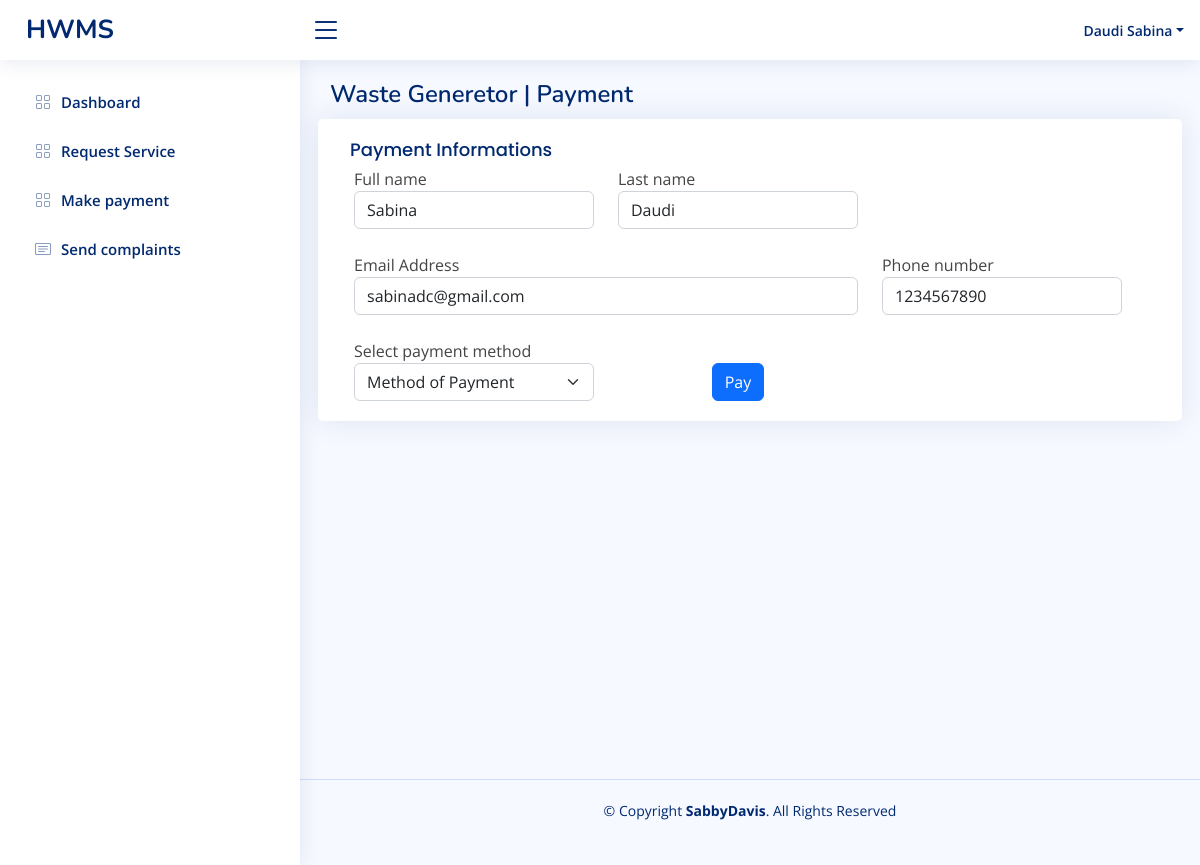
/wastegenerator/payment.php (signed in), run on the app's committed database.
### tables this page shows
CREATE TABLE IF NOT EXISTS `users` (
  `user_id` int NOT NULL AUTO_INCREMENT,
  `fname` varchar(100) NOT NULL,
  `lname` varchar(100) NOT NULL,
  `email` varchar(100) NOT NULL,
  `password` varchar(255) NOT NULL DEFAULT '$2y$10$9nynCknZcZ/IgqjGDsIog.LIux8bWUsGW6ZMW5t.SkREPcNv5zlXi',
  `address_id` int NOT NULL,
  `contact` varchar(50) NOT NULL,
  `status` int NOT NULL DEFAULT '4',
  `role_id` int NOT NULL DEFAULT '1',
  PRIMARY KEY (`user_id`),
  KEY `role_id` (`role_id`),
  KEY `address_id` (`address_id`),
  KEY `status` (`status`)
);

### wastegenerator/payment.php (the view, shortened to what this page needs)
<?php
require_once('../app/connection.php');
$user_id = $_SESSION['id'];
if (empty($user_id)) {
  header('location:../index.php');
} else {
  $query = "select * from users where user_id =$user_id ";
  $send = mysqli_query($con, $query);
  $rows = mysqli_fetch_assoc($send);
}
?>
<!DOCTYPE html>
<html lang="en">
<head>
  <link href="../assets/vendor/bootstrap/css/bootstrap.min.css" rel="stylesheet">
  <link href="../assets/vendor/bootstrap-icons/bootstrap-icons.css" rel="stylesheet">
  <link href="../assets/vendor/boxicons/css/boxicons.min.css" rel="stylesheet">
  <link href="../assets/vendor/quill/quill.snow.css" rel="stylesheet">
  <link href="../assets/vendor/quill/quill.bubble.css" rel="stylesheet">
  <link href="../assets/vendor/remixicon/remixicon.css" rel="stylesheet">
  <link href="../assets/vendor/simple-datatables/style.css" rel="stylesheet">
  <link href="../assets/css/style.css" rel="stylesheet">
</head>
<body>
  <header id="header" class="header fixed-top d-flex align-items-center">
    <div class="d-flex align-items-center justify-content-between">
      <a href="index.html" class="logo d-flex align-items-center">
        <span class="d-none d-lg-block">HWMS</span>
      </a>
      <i class="bi bi-list toggle-sidebar-btn"></i>
    </div>
    <nav class="header-nav ms-auto">
      <ul class="d-flex align-items-center">
        <li class="nav-item dropdown pe-3">
          <a class="nav-link nav-profile d-flex align-items-center pe-0" href="#" data-bs-toggle="dropdown">
            <span class="d-none d-md-block dropdown-toggle ps-2"> <?php echo $rows['lname'] . " " . $rows['fname']; ?></span>
          </a>
        </li>
      </ul>
    </nav>
  </header>
  <aside id="sidebar" class="sidebar">
    <ul class="sidebar-nav" id="sidebar-nav">
      <li class="nav-item">
        <a class="nav-link collapsed" href="wastegeneratorDashboard.php">
          <i class="bi bi-grid"></i>
          <span>Dashboard</span>
        </a>
      </li>
      <li class="nav-item">
        <a class="nav-link collapsed" href="request.php">
          <i class="bi bi-grid"></i>
          <span>Request Service</span>
        </a>
      </li>
      <li class="nav-item">
        <a class="nav-link collapsed" href="payment.php">
          <i class="bi bi-grid"></i>
          <span>Make payment</span>
        </a>
      </li>
      <li class="nav-item">
        <a class="nav-link collapsed" href="complaints.php">
          <i class="bi bi-card-text"></i>
          <span>Send complaints</span>
        </a>
      </li>
    </ul>
  </aside>
  <main id="main" class="main">
    <div class="pagetitle">
      <h1>Waste Generetor | Payment</h1>
    </div>
    <section class="section" style="height: 80vh;">
      <div class="row">
        <div class="card">
          <div class="card-body">
            <h5 class="card-title">Payment Informations</h5>
            <form class="row g-3">
              <div class="row">
                <div class="col-md-4">
                  <label for="">Full name</label>
                  <input type="text" class="form-control" value="<?php echo $rows['fname'] ?>" readonly>
                </div>
                <div class="col-md-4">
                  <label for="">Last name</label>
                  <input type="text" class="form-control" value="<?php echo $rows['lname']; ?>" readonly>
                </div>
              </div>
              <div class="row mt-4">
                <div class="col-md-8">
                  <label for="">Email Address</label>
                  <input type="email" class="form-control" placeholder="" value="<?php echo $rows['email']; ?>" readonly>
                </div>
                <div class="col-md-4">
                  <label for="">Phone number</label>
                  <input type="text" class="form-control" placeholder="" value="<?php echo $rows['contact']; ?>">
                </div>
              </div>
              <div class="row mt-4">
              <div class="col-md-4">
                <label for="">Select payment method</label>
                <select id="inputState" class="form-select">
                  <option selected>Method of Payment</option>
                </select>
              </div>
              <div class="text-center col-md-4 mt-4">
                <button type="submit" class="btn btn-primary">Pay</button>
              </div>
              </div>
            </form>
          </div>
        </div>
      </div>
    </section>
  </main>
  <footer id="footer" class="footer">
    <div class="copyright">
      &copy; Copyright <strong><span>SabbyDavis</span></strong>. All Rights Reserved
    </div>
  </footer>
</body>
</html>../

### assets/css/style.css (style rules this page uses)
:root { scroll-behavior: smooth; }
body { font-family: "Open Sans", sans-serif; background: #f6f9ff; color: #444444; }
a { color: #4154f1; text-decoration: none; }
h1, h2, h3, h4, h5, h6 { font-family: "Nunito", sans-serif; }
#main { margin-top: 60px; padding: 20px 30px; transition: all 0.3s; }
.pagetitle { margin-bottom: 10px; }
.pagetitle h1 { font-size: 24px; margin-bottom: 0; font-weight: 600; color: #012970; }
.card { margin-bottom: 30px; border: none; border-radius: 5px; box-shadow: 0px 0 30px rgba(1, 41, 112, 0.1); }
.card-title { padding: 20px 0 15px 0; font-size: 18px; font-weight: 500; color: #012970; font-family: "Poppins", sans-serif; }
.card-body { padding: 0 20px 20px 20px; }
.logo { line-height: 1; }
@media (min-width: 1200px) { .logo { width: 280px; } }
.logo span { font-size: 26px; font-weight: 700; color: #012970; font-family: "Nunito", sans-serif; }
.header { transition: all 0.5s; z-index: 997; height: 60px; box-shadow: 0px 2px 20px rgba(1, 41, 112, 0.1); background-color: #fff; padding-left: 20px; }
.header .toggle-sidebar-btn { font-size: 32px; padding-left: 10px; cursor: pointer; color: #012970; }
.header-nav ul { list-style: none; }
.header-nav>ul { margin: 0; padding: 0; }
.header-nav .nav-profile { color: #012970; }
.header-nav .nav-profile span { font-size: 14px; font-weight: 600; }
.sidebar { position: fixed; top: 60px; left: 0; bottom: 0; width: 300px; z-index: 996; transition: all 0.3s; padding: 20px; overflow-y: auto; scrollbar-width: thin; scrollbar-color: #aab7cf transparent; box-shadow: 0px 0px 20px rgba(1, 41, 112, 0.1); background-color: #fff; }
@media (min-width: 1200px) { #main, #footer { margin-left: 300px; } }
.sidebar-nav { padding: 0; margin: 0; list-style: none; }
.sidebar-nav li { padding: 0; margin: 0; list-style: none; }
.sidebar-nav .nav-item { margin-bottom: 5px; }
.sidebar-nav .nav-link { display: flex; align-items: center; font-size: 15px; font-weight: 600; color: #4154f1; transition: 0.3; background: #f6f9ff; padding: 10px 15px; border-radius: 4px; }
.sidebar-nav .nav-link i { font-size: 16px; margin-right: 10px; color: #4154f1; }
.sidebar-nav .nav-link.collapsed { color: #012970; background: #fff; }
.sidebar-nav .nav-link.collapsed i { color: #899bbd; }
.footer { padding: 20px 0; font-size: 14px; transition: all 0.3s; border-top: 1px solid #cddfff; }
.footer .copyright { text-align: center; color: #012970; }

### data on the page
users: lname "Daudi", fname "Sabina", email "sabinadc@gmail.com", contact "1234567890"
